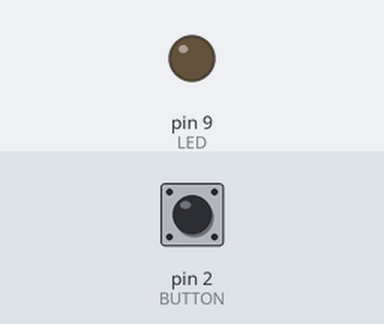
The sketch below on a simulated Arduino Uno, built with avr-gcc and run on an emulated ATmega328P. On the bench: output pins drawn as LEDs (lit = HIGH). The inputs (shaded band) are chosen by the test bench; at power-on: pin 2 (BUTTON) LOW.

Above: at 1.2 s.
1.3 s: pin 2 (BUTTON) pulled HIGH for 3.2 s
At 2.3 s:
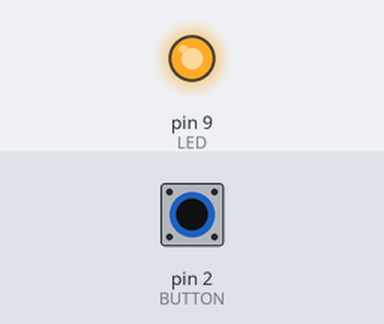
6.8 s: pin 2 (BUTTON) pulled HIGH for 0.15 s
At 9.2 s:
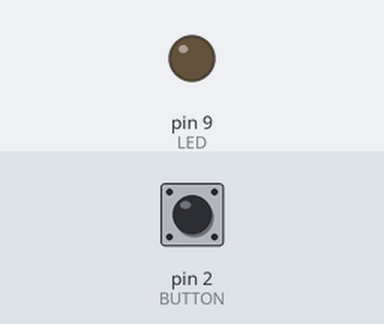
9.9 s: pin 2 (BUTTON) pulled HIGH for 1 s
At 11.2 s:
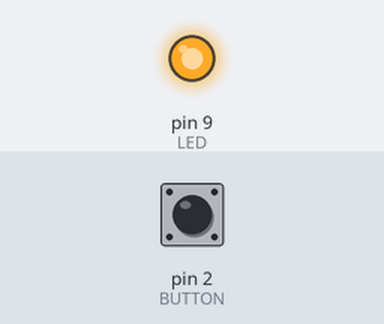
Timing chart, 0 to 13.4 s (numbered marks = the images above; inputs shaded):
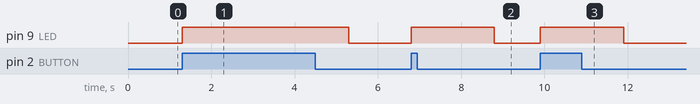

The sketch:

Led_floating.ino
```cpp
#define LED 9
#define BUTTON 2
void setup() {
  pinMode(LED,OUTPUT);
  pinMode(BUTTON,INPUT);
}

void loop() {
  //버튼이 HIGH인 상태
  if(digitalRead(BUTTON) == HIGH){
    digitalWrite(LED,HIGH);
    delay(2000);
    digitalWrite(LED,LOW);
  } else {

  }
}
```

Measured:
- after the input at 1.3 s, pin 9 (LED): LOW → HIGH at once, → LOW 4.0 s later
- after the input at 6.8 s, pin 9 (LED): LOW → HIGH at once, → LOW 2.0 s later
- after the input at 9.9 s, pin 9 (LED): LOW → HIGH at once, → LOW 2.0 s later
